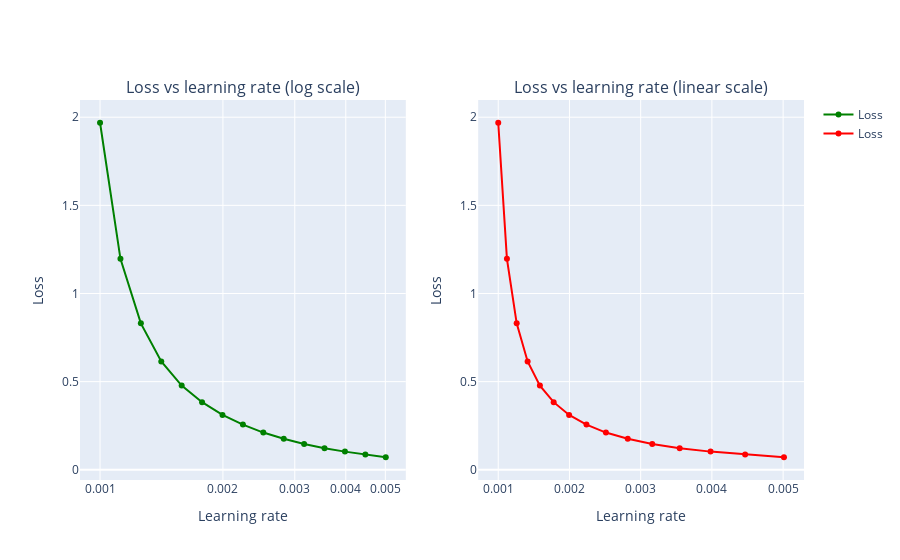

Notebook code for this chart:
### Code cell
def create_trace(x,y,ylabel,color):
        trace = go.Scatter(
            x = x,y = y,
            name=ylabel,
            marker=dict(color=color),
            mode = "markers+lines",
            text=x
        )
        return trace
    
def plot_lr_and_loss(history, lrs):
    loss = history.history['loss']
    # Define the traces
    trace_lr_log = create_trace(lrs,loss,"Loss", "Green")
    trace_lr_lin = create_trace(lrs,loss,"Loss", "Red")
    fig = plotly.subplots.make_subplots(rows=1,cols=2, subplot_titles=('Loss vs learning rate (log scale)',
                                                             'Loss vs learning rate (linear scale)'))
    # Add traces to the figure
    fig.append_trace(trace_lr_log,1,1)
    fig.append_trace(trace_lr_lin,1,2)
    #set the layout for the figure
    fig['layout']['xaxis'].update(title = 'Learning rate', type="log")
    fig['layout']['yaxis'].update(title = 'Loss')
    fig['layout']['xaxis2'].update(title = 'Learning rate', type="linear")
    fig['layout']['yaxis2'].update(title = 'Loss')
    # Plot as svg
    iplot(fig, filename='accuracy-loss')
    fig.show("svg") # Remove this line to display the interactive chart only
    
lrs = 1e-3 * (10**(np.arange(15)/20))
plot_lr_and_loss(history, lrs)

### Figure 1 — Plotly figure (JSON) as saved in the notebook; plotly's stock layout.template omitted (floating-point values rounded to 4 significant figures)
{"data": [{"marker": {"color": "Green"}, "mode": "markers+lines", "name": "Loss", "text": [0.001, 0.001122, 0.001259, 0.001413, 0.001585, 0.001778, 0.001995, 0.002239, 0.002512, 0.002818, 0.003162, 0.003548, 0.003981, 0.004467, 0.005012], "type": "scatter", "x": [0.001, 0.001122, 0.001259, 0.001413, 0.001585, 0.001778, 0.001995, 0.002239, 0.002512, 0.002818, 0.003162, 0.003548, 0.003981, 0.004467, 0.005012], "xaxis": "x", "y": [1.969, 1.196, 0.8305, 0.6147, 0.4774, 0.3835, 0.311, 0.2564, 0.2111, 0.1763, 0.1462, 0.1215, 0.1029, 0.08597, 0.07096, 0.06011, 0.05065, 0.04077, 0.03484, 0.03258, 0.02776, 0.02152, 0.02056, 0.0168, 0.01346, 0.02745, 0.0466, 0.01754, 0.00946, 0.005534, 0.004582, 0.004019, 0.003528, 0.003178, 0.003008], "yaxis": "y"}, {"marker": {"color": "Red"}, "mode": "markers+lines", "name": "Loss", "text": [0.001, 0.001122, 0.001259, 0.001413, 0.001585, 0.001778, 0.001995, 0.002239, 0.002512, 0.002818, 0.003162, 0.003548, 0.003981, 0.004467, 0.005012], "type": "scatter", "x": [0.001, 0.001122, 0.001259, 0.001413, 0.001585, 0.001778, 0.001995, 0.002239, 0.002512, 0.002818, 0.003162, 0.003548, 0.003981, 0.004467, 0.005012], "xaxis": "x2", "y": [1.969, 1.196, 0.8305, 0.6147, 0.4774, 0.3835, 0.311, 0.2564, 0.2111, 0.1763, 0.1462, 0.1215, 0.1029, 0.08597, 0.07096, 0.06011, 0.05065, 0.04077, 0.03484, 0.03258, 0.02776, 0.02152, 0.02056, 0.0168, 0.01346, 0.02745, 0.0466, 0.01754, 0.00946, 0.005534, 0.004582, 0.004019, 0.003528, 0.003178, 0.003008], "yaxis": "y2"}], "layout": {"annotations": [{"font": {"size": 16}, "showarrow": false, "text": "Loss vs learning rate (log scale)", "x": 0.225, "xanchor": "center", "xref": "paper", "y": 1, "yanchor": "bottom", "yref": "paper"}, {"font": {"size": 16}, "showarrow": false, "text": "Loss vs learning rate (linear scale)", "x": 0.775, "xanchor": "center", "xref": "paper", "y": 1, "yanchor": "bottom", "yref": "paper"}], "xaxis": {"anchor": "y", "domain": [0, 0.45], "title": {"text": "Learning rate"}, "type": "log"}, "xaxis2": {"anchor": "y2", "domain": [0.55, 1], "title": {"text": "Learning rate"}, "type": "linear"}, "yaxis": {"anchor": "x", "domain": [0, 1], "title": {"text": "Loss"}}, "yaxis2": {"anchor": "x2", "domain": [0, 1], "title": {"text": "Loss"}}}}
